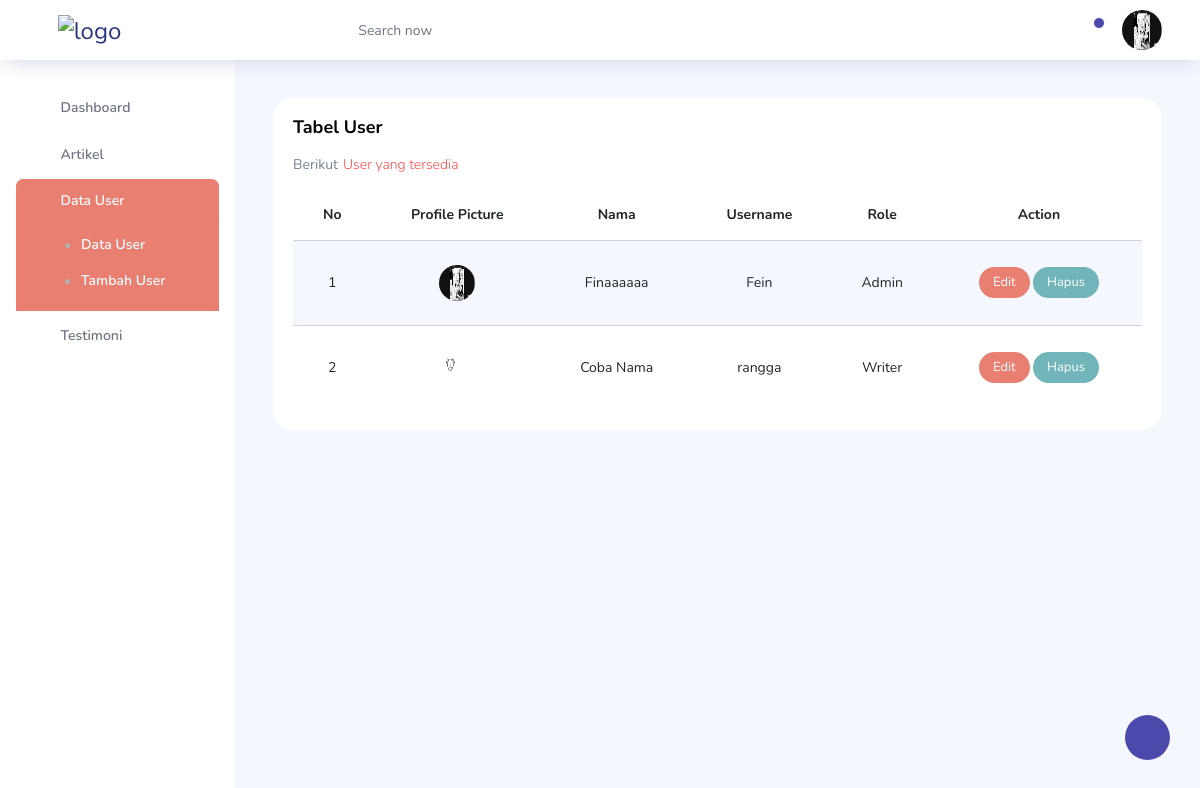
Before: /dashboard/user.php (signed in) with the older database file.
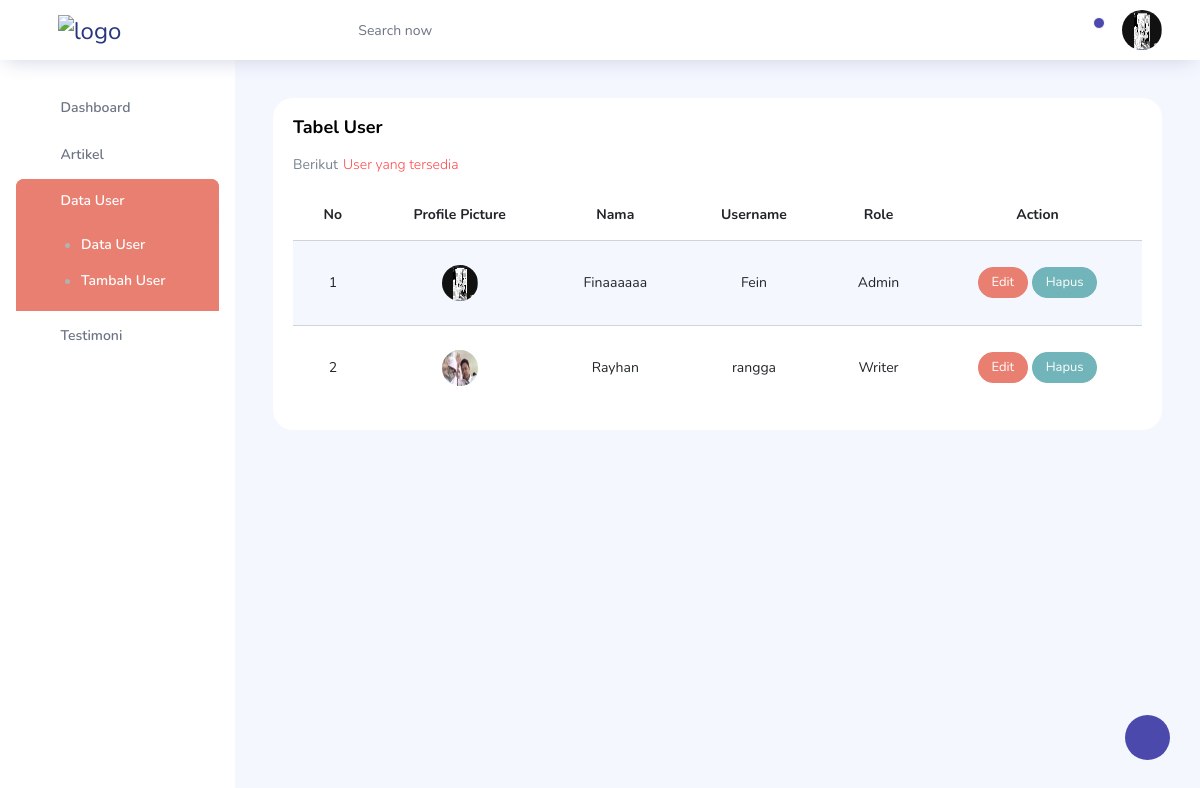
After: the same page with the newer database file.
### tables this page shows
CREATE TABLE `user` (
  `id_user` int(11) NOT NULL,
  `username` varchar(30) NOT NULL,
  `password` varchar(255) NOT NULL,
  `nama` varchar(30) NOT NULL,
  `gambar` text NOT NULL,
  `role` varchar(10) NOT NULL
);

### dashboard/crudDash.php (called while the page is built, shortened)
<?php
function bacaUser()
{
    $data = array();
    $sql = "select * from user";
    $koneksi = koneksiMesketch();
    $hasil = mysqli_query($koneksi, $sql);
    $i = 0;
    while ($baris = mysqli_fetch_assoc($hasil)) {
        $data[$i]['idUser'] = $baris['id_user'];
        $data[$i]['nama'] = $baris['nama'];
        $data[$i]['username'] = $baris['username'];
        $data[$i]['password'] = $baris['password'];
        $data[$i]['gambar'] = $baris['gambar'];
        $data[$i]['role'] = $baris['role'];
        $i++;
    }
    return $data;
}

### dashboard/user.php (the view, shortened to what this page needs)
<?php
include('crudDash.php');
$bacaUser = bacaUser();
$no = 1;
?>
<!DOCTYPE html>
<html lang="en">
<head>
  <link rel="stylesheet" href="vendors/feather/feather.css">
  <link rel="stylesheet" href="vendors/ti-icons/css/themify-icons.css">
  <link rel="stylesheet" href="vendors/css/vendor.bundle.base.css">
  <link rel="stylesheet" href="vendors/datatables.net-bs4/dataTables.bootstrap4.css">
  <link rel="stylesheet" href="vendors/ti-icons/css/themify-icons.css">
  <link rel="stylesheet" type="text/css" href="js/select.dataTables.min.css">
  <link rel="stylesheet" href="css/vertical-layout-light/style1.css">
</head>
<body>
  <div class="container-scroller">
    <?php
    include('navbar.php');
    ?>
    <div class="container-fluid page-body-wrapper">
      <?php
      include('sidebar.php');
      ?>
      <div class="main-panel">
        <div class="content-wrapper">
          <div class="row">
            <div class="col-lg-12 grid-margin stretch-card">
              <div class="card">
                <div class="card-body">
                  <h4 class="card-title">Tabel User</h4>
                  <p class="card-description">
                    Berikut<code>User yang tersedia</code>
                  </p>
                  <div class="table-responsive">
                    <table class="table table-striped">
                      <thead align="center">
                        <tr>
                          <th>
                            No
                          </th>
                          <th>
                            Profile Picture
                          </th>
                          <th>
                            Nama
                          </th>
                          <th>
                            Username
                          </th>
                          <th>
                            Role
                          </th>
                          <th>
                            Action
                          </th>
                        </tr>
                      </thead>
                      <tbody align="center">
                        <?php foreach ($bacaUser as $user) {
                          $id = $user['idUser'];
                          $nama = $user['nama'];
                          $username = $user['username'];
                          $role = $user['role'];
                          $img = $user['gambar'];
                          echo "
                        <tr>
                          <td>
                          " .
                            $no++ . "
                          </td>
                          <td class='py-4'>
                            <img src='../img/profile/$img' alt='image' />
                          </td>
                          <td>
                           $nama
                          </td>
                          <td>
                            $username
                          </td>
                          <td>
                            $role
                          </td>
                          <td>
                            <a href='edituser.php?id=$id' class='btn btn-primary btn-sm'>Edit</a>
                            <a href='hapusUser.php?id=$id' class='btn btn-secondary btn-sm'>Hapus</a>
                          </td>
                        </tr>";
                        } ?>
                      </tbody>
                    </table>
                  </div>
                </div>
              </div>
            </div>
          </div>
        </div>
      </div>
    </div>
  </div>
  </div>
</body>
</html>

Changed rows visible on the page:
changed user "rangga": gambar: a different picture; nama "Coba Nama" → "Rayhan"
